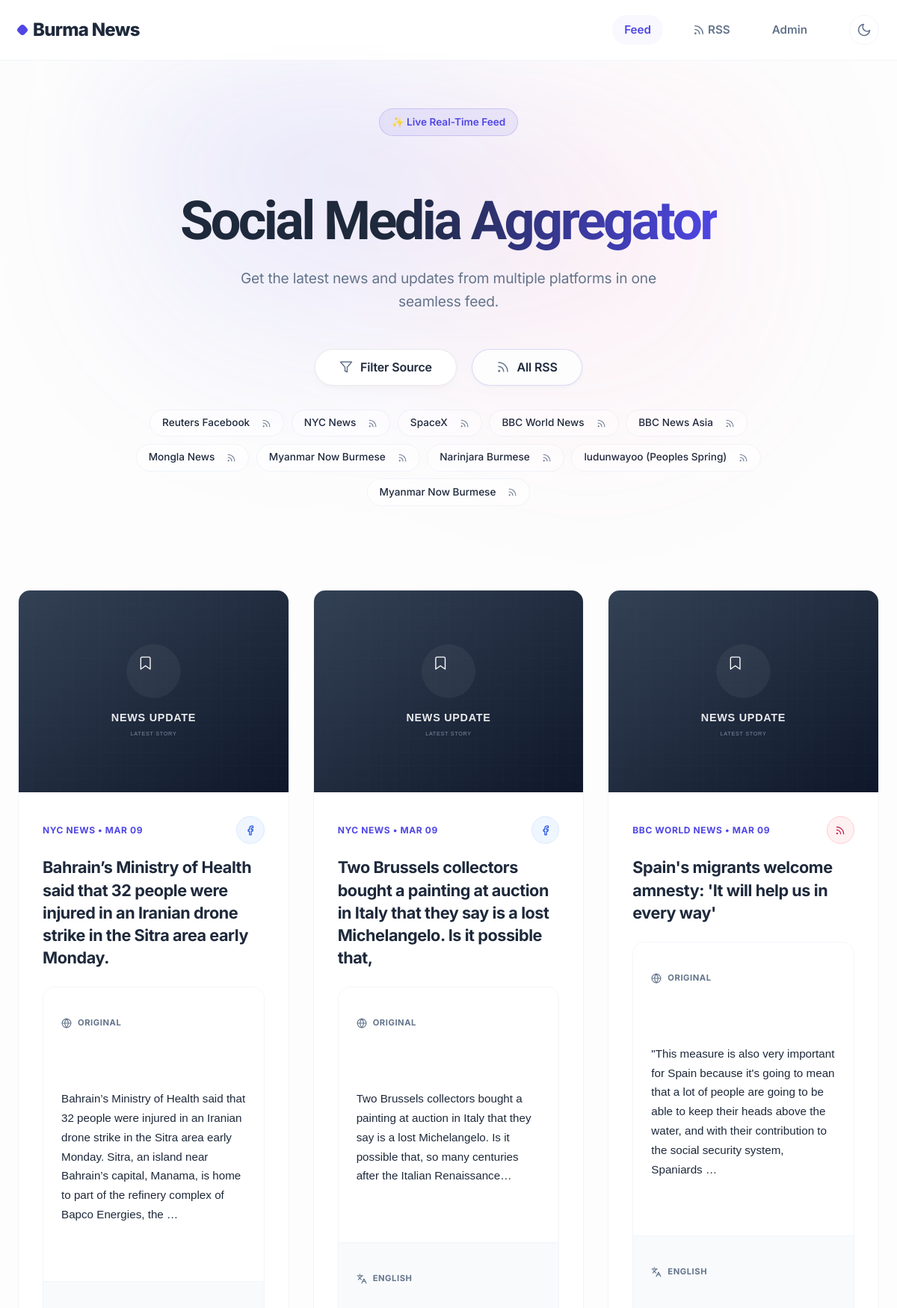
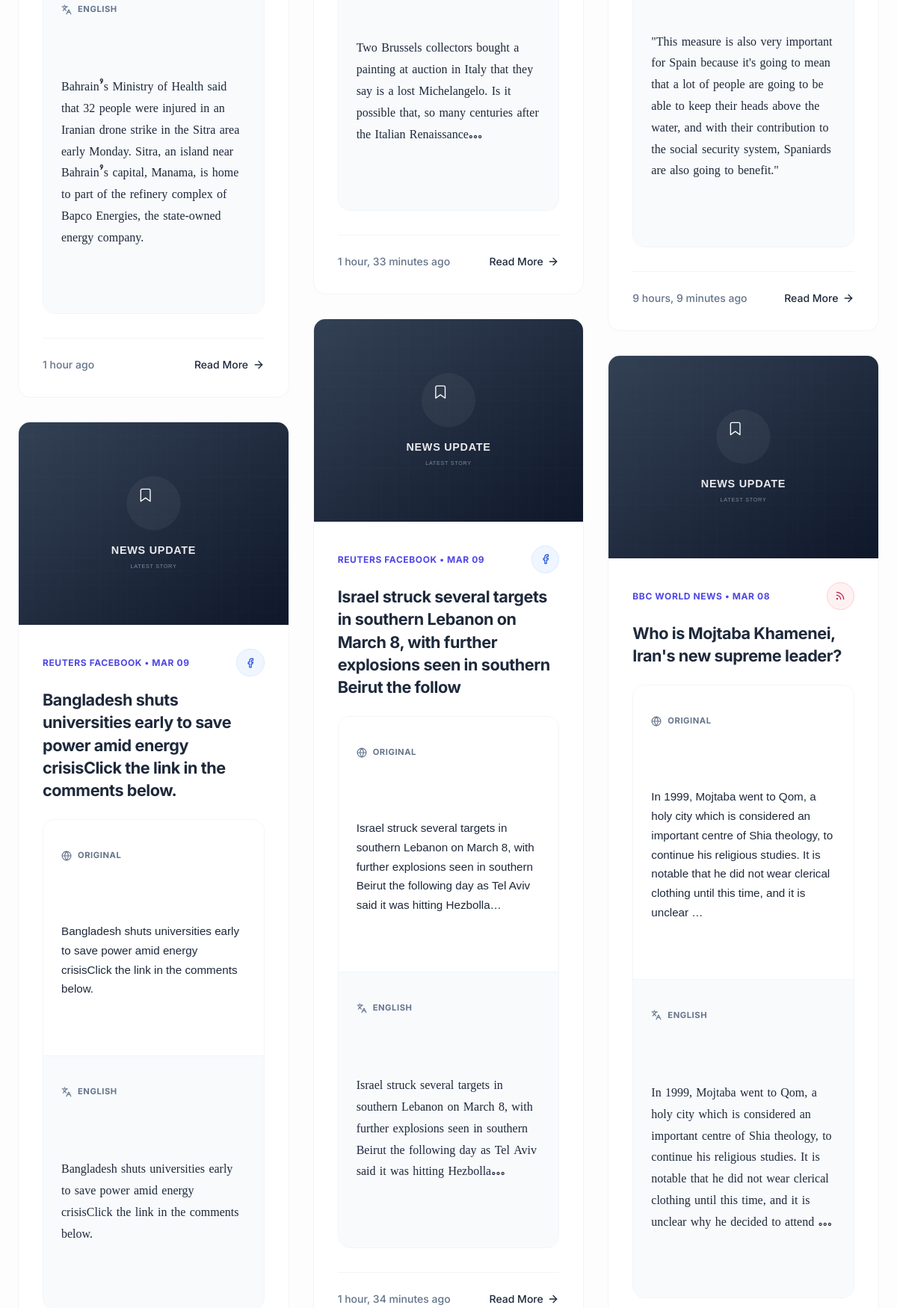
The page / (upper part) on the database its author committed (2 pictures, top to bottom).
### aggregator/models.py (models this page shows, shortened)
class Source(models.Model):
    SOURCE_TYPES = [
        ('RSS', 'RSS'),
        ('FACEBOOK', 'Facebook'),
        ('TWITTER', 'X'),
        ('TELEGRAM', 'Telegram'),
    ]
    name = models.CharField(max_length=200)
    url = models.URLField(help_text="URL of the specific feed or page source")
    source_type = models.CharField(max_length=20, choices=SOURCE_TYPES, default='RSS')
    is_active = models.BooleanField(default=True)
    icon_url = models.URLField(blank=True, null=True, help_text="Optional icon URL")

class Post(models.Model):
    source = models.ForeignKey(Source, on_delete=models.CASCADE, related_name='posts')
    title = models.CharField(max_length=500)
    original_content = models.TextField()
    translated_content = models.TextField(blank=True, null=True)
    url = models.URLField(unique=True)
    image_url = models.URLField(max_length=500, blank=True, null=True)
    published_date = models.DateTimeField()
    created_at = models.DateTimeField(auto_now_add=True)
    @property
    def display_image_url(self):
        if self.image_url:
            return self.image_url
        import re
        img_match = re.search(r'<img [^>]*src="([^"]+)"', self.original_content)
        if img_match:
            return img_match.group(1)
        from django.templatetags.static import static
        if self.source.source_type == 'FACEBOOK':
            return '/static/aggregator/images/placeholder_social.svg'
        elif self.source.source_type == 'TWITTER':
            return '/static/aggregator/images/placeholder_twitter.svg'
        elif self.source.source_type == 'TELEGRAM':
            return '/static/aggregator/images/placeholder_telegram.svg'
        else:
            return '/static/aggregator/images/placeholder_news.svg'
    class Meta:
        ordering = ['-published_date']

### aggregator/views.py (the view)
# urls.py: path('', views.index, name='index'),
def index(request):
    source_id = request.GET.get('source')
    source_type = request.GET.get('type')
    posts_list = Post.objects.all()
    if source_id:
        posts_list = posts_list.filter(source__id=source_id)
    if source_type:
        posts_list = posts_list.filter(source__source_type=source_type)
    paginator = Paginator(posts_list, 20) # Show 20 contacts per page.
    page_number = request.GET.get('page')
    page_obj = paginator.get_page(page_number)
    custom_range = paginator.get_elided_page_range(page_obj.number, on_each_side=2, on_ends=1)
    sources = Source.objects.filter(is_active=True)
    return render(request, 'aggregator/index.html', {
        'page_obj': page_obj,
        'custom_range': custom_range,
        'sources': sources,
        'current_source_type': source_type
    })

### aggregator/templates/aggregator/index.html (shortened to what this page needs)
{% extends 'aggregator/base.html' %}
{% block content %}
<div class="feed-header-wrapper">
    <div class="feed-header-bg-glow"></div>
    <div class="hero-badge">✨ Live Real-Time Feed</div>
    <h1 class="feed-title">Social Media Aggregator</h1>
    <p class="feed-subtitle">Get the latest news and updates from multiple platforms in one seamless feed.</p>
    <div class="premium-filter-container">
        <button class="premium-btn" onclick="document.getElementById('filterDropdown').classList.toggle('show')">
            <svg xmlns="http://www.w3.org/2000/svg" width="18" height="18" viewBox="0 0 24 24" fill="none"
                stroke="currentColor" stroke-width="2" stroke-linecap="round" stroke-linejoin="round">
                <polygon points="22 3 2 3 10 12.46 10 19 14 21 14 12.46 22 3" />
            </svg>
            <span>Filter Source</span>
        </button>
        {% if request.GET.type %}
        <button class="premium-btn rss-btn"
            onclick="copySourceRss('{{ request.scheme }}://{{ request.get_host }}/feed/rss?type={{ request.GET.type }}&format=xml', this)"
            title="Copy RSS for {{ request.GET.type }}">
            <svg xmlns="http://www.w3.org/2000/svg" width="18" height="18" viewBox="0 0 24 24" fill="none"
                stroke="currentColor" stroke-width="2" stroke-linecap="round" stroke-linejoin="round">
                <path d="M4 11a9 9 0 0 1 9 9" />
                <path d="M4 4a16 16 0 0 1 16 16" />
                <circle cx="5" cy="19" r="1" />
            </svg>
            RSS for {{ request.GET.type|title }}
        </button>
        {% elif not request.GET.source %}
        <button class="premium-btn rss-btn"
            onclick="copySourceRss('{{ request.scheme }}://{{ request.get_host }}/feed/rss?format=xml', this)"
            title="Copy RSS for All Sources">
            <svg xmlns="http://www.w3.org/2000/svg" width="18" height="18" viewBox="0 0 24 24" fill="none"
                stroke="currentColor" stroke-width="2" stroke-linecap="round" stroke-linejoin="round">
                <path d="M4 11a9 9 0 0 1 9 9" />
                <path d="M4 4a16 16 0 0 1 16 16" />
                <circle cx="5" cy="19" r="1" />
            </svg>
            All RSS
        </button>
        {% endif %}
    </div>
    <div class="source-tags-container">
        {% for source in sources %}
        <div class="source-tag {% if request.GET.source|add:'0' == source.id %}active{% endif %}">
            <a href="?source={{ source.id }}" class="source-tag-name">
                {{ source.name }}
            </a>
            <button class="source-tag-rss"
                onclick="copySourceRss('{{ request.scheme }}://{{ request.get_host }}/feed/rss?source={{ source.id }}&format=xml', this)"
                title="Copy RSS" aria-label="Copy RSS">
                <svg xmlns="http://www.w3.org/2000/svg" width="13" height="13" viewBox="0 0 24 24" fill="none"
                    stroke="currentColor" stroke-width="2" stroke-linecap="round" stroke-linejoin="round">
                    <path d="M4 11a9 9 0 0 1 9 9" />
                    <path d="M4 4a16 16 0 0 1 16 16" />
                    <circle cx="5" cy="19" r="1" />
                </svg>
            </button>
        </div>
        {% endfor %}
    </div>
</div>
<div class="feed-grid">
    {% for post in page_obj %}
    <article class="news-card">
        <div class="card-image-container">
            <img src="{{ post.display_image_url }}" alt="" class="card-image" loading="lazy"
                onerror="this.onerror=null; this.src='/static/aggregator/images/placeholder_news.svg';">
        </div>
        <div class="card-content">
            <div class="source-badge">
                <div class="source-info">
                    <span class="source-text">{{ post.source.name }} • {{ post.published_date|date:"M d" }}</span>
                </div>
                <span class="source-type-tag {{ post.source.source_type|lower }}"
                    title="{{ post.source.get_source_type_display }}">
                    {% if post.source.source_type == 'RSS' %}
                    <svg xmlns="http://www.w3.org/2000/svg" width="14" height="14" viewBox="0 0 24 24" fill="none"
                        stroke="currentColor" stroke-width="2" stroke-linecap="round" stroke-linejoin="round">
                        <path d="M4 11a9 9 0 0 1 9 9" />
                        <path d="M4 4a16 16 0 0 1 16 16" />
                        <circle cx="5" cy="19" r="1" />
                    </svg>
                    {% elif post.source.source_type == 'FACEBOOK' %}
                    <svg xmlns="http://www.w3.org/2000/svg" width="14" height="14" viewBox="0 0 24 24" fill="none"
                        stroke="currentColor" stroke-width="2" stroke-linecap="round" stroke-linejoin="round">
                        <path d="M18 2h-3a5 5 0 0 0-5 5v3H7v4h3v8h4v-8h3l1-4h-4V7a1 1 0 0 1 1-1h3z" />
                    </svg>
                    {% else %}
                    {{ post.source.get_source_type_display }}
                    {% endif %}
                </span>
            </div>
            <h2 class="card-title">
                <a href="{{ post.url }}" target="_blank">
                    {{ post.title }}
                </a>
            </h2>
            <div class="card-excerpt">
                {% if post.source.source_type == 'RSS' or post.source.source_type == 'FACEBOOK' %}
                <div class="content-stack" onclick="openModal('modal-data-{{ post.id }}')" style="cursor: pointer;"
                    title="Click to read full post">
                    {% else %}
                    <div class="content-stack">
                        {% endif %}
                        <div class="content-block original">
                            <h4>
                                Original
                            </h4>
                            <div class="content-text" style="font-family: 'Namkhone', 'Pyidaungsu', sans-serif;">
                                {{ post.original_content|truncatewords:40|linebreaks }}
                            </div>
                        </div>
                        {% if post.translated_content %}
                        <div class="content-block translated">
                            <h4>
                                English
                            </h4>
                            <div class="content-text">
                                {{ post.translated_content|truncatewords:45|linebreaks }}
                            </div>
                        </div>
                        {% endif %}
                    </div>
                </div>
                <div class="card-footer">
                    <span>{{ post.published_date|timesince }} ago</span>
                    {% if post.source.source_type == 'RSS' or post.source.source_type == 'FACEBOOK' %}
                    <button onclick="openModal('modal-data-{{ post.id }}')" class="read-more"
                        style="background: none; border: none; font: inherit; cursor: pointer; padding: 0; display: inline-flex;">
                        Read More
                        <svg xmlns="http://www.w3.org/2000/svg" width="16" height="16" viewBox="0 0 24 24" fill="none"
                            stroke="currentColor" stroke-width="2" stroke-linecap="round" stroke-linejoin="round">
                            <path d="M5 12h14" />
                            <path d="m12 5 7 7-7 7" />
                        </svg>
                    </button>
                    {% endif %}
                </div>
            </div>
    </article>
    {% endfor %}
</div>
{% endblock %}

### aggregator/templates/aggregator/base.html (shortened to what this page needs)
{% load static %}
<!DOCTYPE html>
<html lang="en">
<head>
    <link rel="stylesheet" href="{% static 'aggregator/styles.css' %}?v={% now 'U' %}_11">
</head>
<body>
    <nav class="navbar">
        <div class="container navbar-content">
            <a href="/" class="navbar-brand">
                Burma News
            </a>
            <div class="nav-links">
                <a href="/" class="nav-link {% if request.path == '/' %}active{% endif %}">Feed</a>
                <a href="/feed/rss" target="_blank" class="nav-link"
                    style="display: inline-flex; align-items: center; gap: 0.25rem;">
                    <svg xmlns="http://www.w3.org/2000/svg" width="16" height="16" viewBox="0 0 24 24" fill="none"
                        stroke="currentColor" stroke-width="2" stroke-linecap="round" stroke-linejoin="round">
                        <path d="M4 11a9 9 0 0 1 9 9"></path>
                        <path d="M4 4a16 16 0 0 1 16 16"></path>
                        <circle cx="5" cy="19" r="1"></circle>
                    </svg>
                    RSS
                </a>
                <a href="/admin" class="nav-link">Admin</a>
                <button class="theme-toggle" id="themeToggle" title="Toggle Dark Mode">
                    <svg class="icon-moon" xmlns="http://www.w3.org/2000/svg" width="20" height="20" viewBox="0 0 24 24"
                        fill="none" stroke="currentColor" stroke-width="2" stroke-linecap="round"
                        stroke-linejoin="round">
                        <path d="M21 12.79A9 9 0 1 1 11.21 3 7 7 0 0 0 21 12.79z" />
                    </svg>
                </button>
            </div>
        </div>
    </nav>
    <main class="container">
        {% block content %}{% endblock %}
    </main>
</body>
</html>

### rows shown on the page
Source: name "Reuters Facebook"
Source: name "NYC News"
Source: name "SpaceX"
Source: name "BBC World News"
Source: name "BBC News Asia"
Source: name "Mongla News"
Source: name "Myanmar Now Burmese"
Source: name "Narinjara Burmese"
Source: name "ludunwayoo (Peoples Spring)"
Source: name "Myanmar Now Burmese"
Post: source.name "NYC NEWS", published_date "MAR 09", title "Bahrain’s Ministry of Health said that 32 people were injured in an Iranian drone strike in the Sitra area early Monday.", original_content "Bahrain’s Ministry of Health said that 32 people were injured in an Iranian drone strike in the Sitra area early Monday. Sitra, an island near Bahrain’s capital, Manama, is home to part of the refinery complex of Bapco Energies, the …", translated_content "Bahrain’s Ministry of Health said that 32 people were injured in an Iranian drone strike in the Sitra area early Monday. Sitra, an island near Bahrain’s capital, Manama, is home to part of the refinery complex of Bapco Energies, the state-owned energy company.", published_date "1 hour"
Post: source.name "REUTERS FACEBOOK", published_date "MAR 09", title "Bangladesh shuts universities early to save power amid energy crisisClick the link in the comments below.", original_content "Bangladesh shuts universities early to save power amid energy crisisClick the link in the comments below.", translated_content "Bangladesh shuts universities early to save power amid energy crisisClick the link in the comments below."
Post: source.name "NYC NEWS", published_date "MAR 09", title "Two Brussels collectors bought a painting at auction in Italy that they say is a lost Michelangelo. Is it possible that,", original_content "Two Brussels collectors bought a painting at auction in Italy that they say is a lost Michelangelo. Is it possible that, so many centuries after the Italian Renaissance…", translated_content "Two Brussels collectors bought a painting at auction in Italy that they say is a lost Michelangelo. Is it possible that, so many centuries after the Italian Renaissance…", published_date "1 hour, 33 minutes"
Post: source.name "REUTERS FACEBOOK", published_date "MAR 09", title "Israel struck several targets in southern Lebanon on March 8, with further explosions seen in southern Beirut the follow", original_content "Israel struck several targets in southern Lebanon on March 8, with further explosions seen in southern Beirut the following day as Tel Aviv said it was hitting Hezbolla…", translated_content "Israel struck several targets in southern Lebanon on March 8, with further explosions seen in southern Beirut the following day as Tel Aviv said it was hitting Hezbolla…", published_date "1 hour, 34 minutes"
Post: source.name "BBC WORLD NEWS", published_date "MAR 09", title "Spain's migrants welcome amnesty: 'It will help us in every way'", original_content "\"This measure is also very important for Spain because it's going to mean that a lot of people are going to be able to keep their heads above the water, and with their contribution to the social security system, Spaniards …", translated_content "\"This measure is also very important for Spain because it's going to mean that a lot of people are going to be able to keep their heads above the water, and with their contribution to the social security system, Spaniards are also going to benefit.\"", published_date "9 hours, 9 minutes"
Post: source.name "BBC WORLD NEWS", published_date "MAR 08", title "Who is Mojtaba Khamenei, Iran's new supreme leader?", original_content "In 1999, Mojtaba went to Qom, a holy city which is considered an important centre of Shia theology, to continue his religious studies. It is notable that he did not wear clerical clothing until this time, and it is unclear …", translated_content "In 1999, Mojtaba went to Qom, a holy city which is considered an important centre of Shia theology, to continue his religious studies. It is notable that he did not wear clerical clothing until this time, and it is unclear why he decided to attend …"
